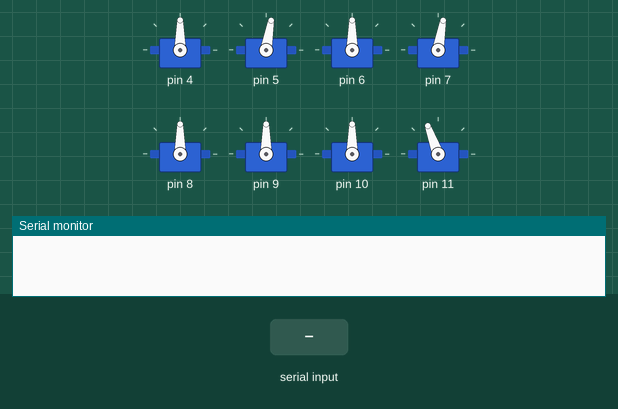
This sketch was run on a simulated Arduino Uno, built with avr-gcc and run on an emulated ATmega328P. Shown: 8 × servo, the last lines printed to the serial monitor. The inputs (shaded band) are chosen by the test bench.

Above: at 1.6 s.
1.7 s: "F" received over the second serial link
At 3.1 s:
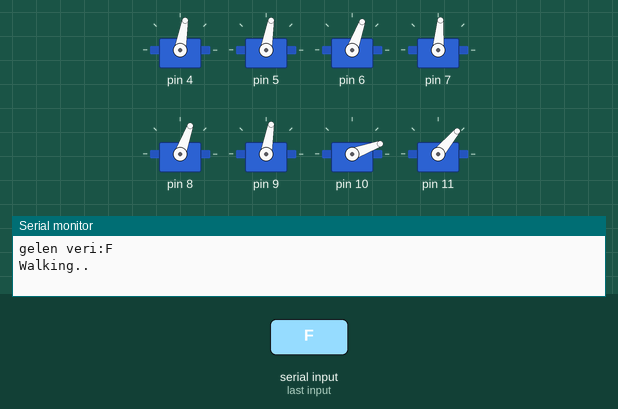
4.2 s: "L" received over the second serial link
At 5.4 s:
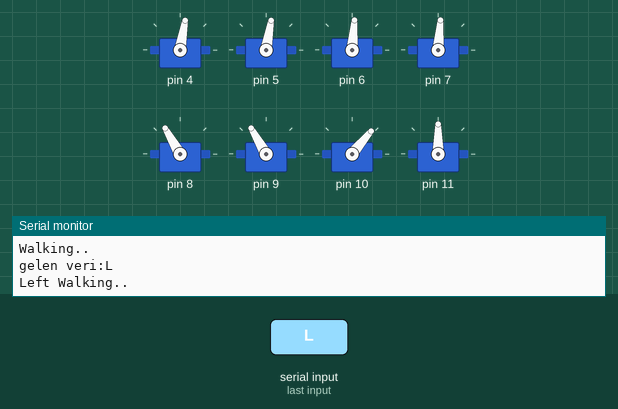
5.7 s: "R" received over the second serial link
At 6.6 s:
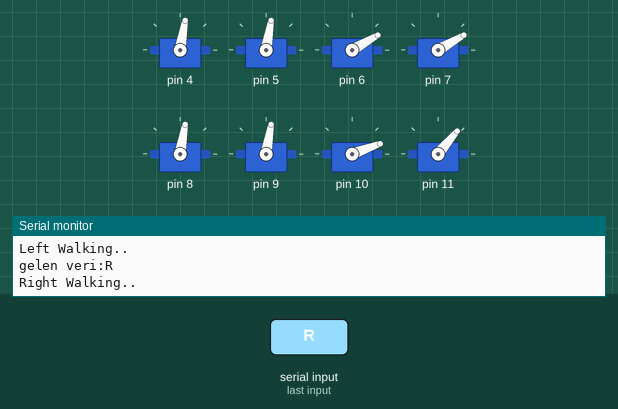
7.2 s: "U" received over the second serial link
At 7.7 s:
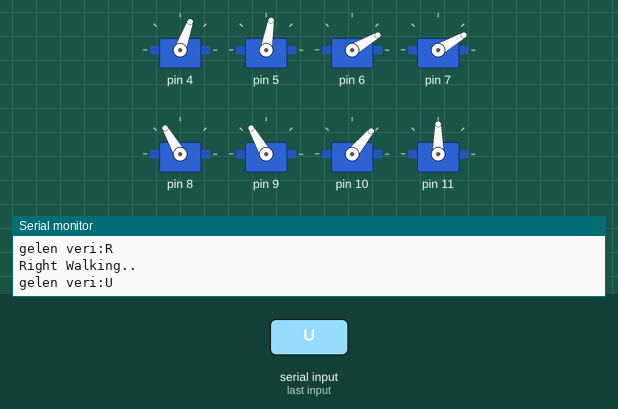
8.7 s: "D" received over the second serial link
At 9.9 s:
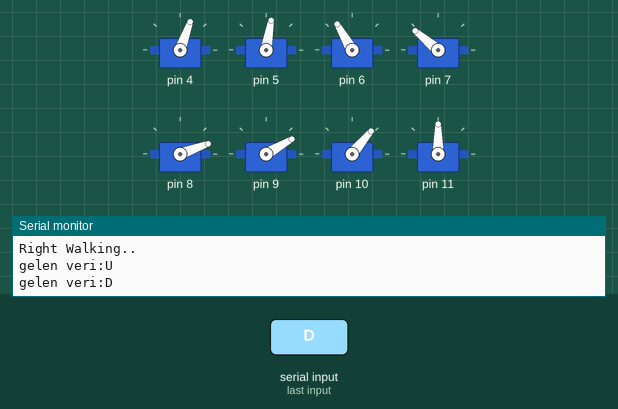
10.2 s: "F" received over the second serial link
At 10.32 s:
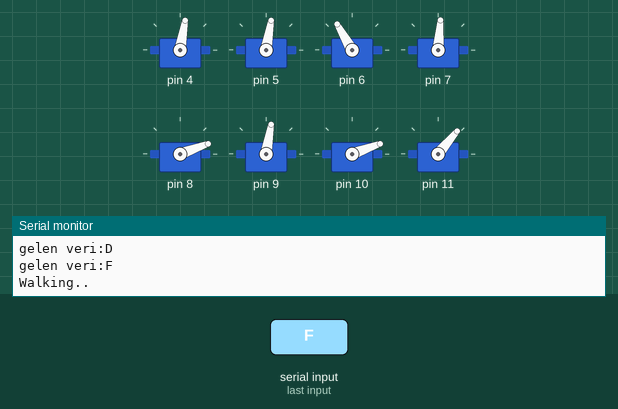
Timing chart, 0 to 12.9 s (numbered marks = the images above; inputs shaded):
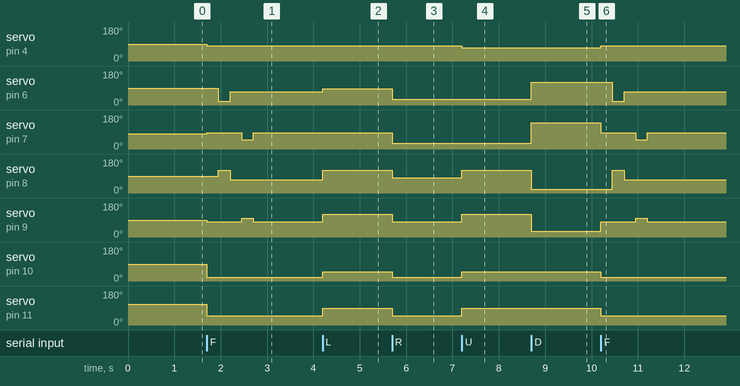

Measured:
- after the input at 1.7 s, servo on pin 4: 90° → 80° at once; servo on pin 6: 90° → 20° after 0.25 s, → 70° 0.25 s later; servo on pin 7: 80° → 85° at once, → 50° 0.75 s later, → 85° 0.25 s later; servo on pin 8: 90° → 120° after 0.25 s, → 70° 0.25 s later; servo on pin 9: 90° → 80° at once, → 100° 0.75 s later, → 80° 0.25 s later
- after the input at 4.2 s, servo on pin 6: 70° → 85° at once; servo on pin 8: 70° → 120° at once; servo on pin 9: 80° → 120° at once; servo on pin 10: 20° → 50° at once; servo on pin 11: 50° → 90° at once
- after the input at 5.7 s, servo on pin 6, servo on pin 7: 85° → 30° at once; servo on pin 8, servo on pin 9: 120° → 80° at once; servo on pin 10: 50° → 20° at once; servo on pin 11: 90° → 50° at once
- after the input at 7.2 s, servo on pin 4: 80° → 70° at once; servo on pin 8, servo on pin 9: 80° → 120° at once; servo on pin 10: 20° → 50° at once; servo on pin 11: 50° → 90° at once
- after the input at 8.7 s, servo on pin 6: 30° → 120° at once; servo on pin 7: 30° → 140° at once; servo on pin 8: 120° → 20° at once; servo on pin 9: 120° → 30° at once
- after the input at 10.2 s, servo on pin 4: 70° → 80° at once; servo on pin 6: 120° → 20° after 0.25 s, → 70° 0.25 s later; servo on pin 7: 140° → 85° at once, → 50° 0.75 s later, → 85° 0.25 s later; servo on pin 8: 20° → 120° after 0.25 s, → 70° 0.25 s later; servo on pin 9: 30° → 80° at once, → 100° 0.75 s later, → 80° 0.25 s later

The sketch:

main.ino
```cpp
#include <Servo.h>
#include <SoftwareSerial.h>

SoftwareSerial bt(12, 11); // RX,TX

Servo servos[8];
/*                 Front
   Servo0 - Servo2 |--| Servo4 - Servo6
   Servo1 - Servo3 |--| Servo5 - Servo7
*/
uint8_t pos[8];
uint8_t cpos[8];
int8_t s1 = -10;
int8_t s3 = -10;
int8_t s7 = +20;

uint8_t fullStep = 110;
uint8_t halfStep = 110;

uint8_t b_fullStep = 70;
uint8_t b_halfStep = 70;

long previousMillis = 0;
long interval = 1000;

void servoReset(int8_t i) {
  pos[i - 4] = 90;
  cpos[i - 4] = 90;
  if (i - 4 == 1) {
    pos[i - 4] += s1;
    cpos[i - 4] += s1;
  } else if (i - 4 == 7) {
    pos[i - 4] += s7;
    cpos[i - 4] += s7;
  } else if (i - 4 == 3) {
    pos[i - 4] += s3;
    cpos[i - 4] += s3;
  }
  servos[i - 4].write(pos[i - 4]);
  delay(50);
}

void setup() {
  Serial.begin(9600);
  bt.begin(9600);
  for (int8_t i = 4; i < 12; i++) {
    servos[i - 4].attach(i);
    servoReset(i);
  }
}


void r_walk(uint8_t v = 2000) {
  /*                 Front
        Servo0 - Servo2 |--| Servo4 - Servo6
        Servo1 - Servo3 |--| Servo5 - Servo7
  */
  Serial.println("Right Walking..");
  uint16_t wait = 4000 / v;
  servos[0].write(80);
  servos[1].write(80);
  servos[2].write(30);
  servos[3].write(30);
  servos[4].write(80);
  servos[5].write(80);
  servos[6].write(20);
  servos[7].write(50);

  /*
    servos[0].write(70);
    servos[1].write(80);
    servos[6].write(50);
    servos[7].write(90);

    servos[3].write(30);
    servos[5].write(120);
    servos[2].write(30);
    servos[4].write(120);

    for (uint8_t i = 30; i < 130; i++) {
    servos[0].write(i);
    servos[1].write(i - 10);
    delay(wait);
    }
  */
  /*
    servos[0].write(80);
    servos[7].write(80);
    servos[4].write(80);
    servos[5].write(80);

    servos[2].write(60);
    servos[6].write(20);
    servos[3].write(30 + 20);
    servos[1].write(80 - 20);

    for (uint8_t i = 80; i < 150; i++) {
    servos[1].write(180-i - 20);
    delay(wait);
    }
    for (uint8_t i = 30; i < 110; i++) {
    servos[3].write(180-i + 20);
    delay(wait);
    }

    for (uint8_t i = 150; i > 30; i--) {
    servos[1].write(180-i - 20);
    delay(wait / 2);
    }
    for (uint8_t i = 110; i > 30; i--) {
    servos[3].write(180-i + 20);
    delay(wait / 2);
    }
  */
}

void l_walk(uint8_t v = 2000) {
  /*                 Front
      Servo0 - Servo2 |--| Servo4 - Servo6
      Servo1 - Servo3 |--| Servo5 - Servo7
  */
  Serial.println("Left Walking..");
  uint16_t wait = 4000 / v;

  servos[0].write(80);
  servos[1].write(80);
  servos[2].write(85);
  servos[3].write(85);

  servos[6].write(50);
  servos[7].write(90);
  servos[5].write(120);
  servos[4].write(120);
  /*
    servos[0].write(80);
    servos[1].write(80);
    servos[2].write(80);
    servos[3].write(80);

    servos[4].write(80);
    servos[6].write(20);
    servos[5].write(30);
    servos[7].write(80);

    for (uint8_t i = 80; i < 150; i++) {
    servos[7].write(i);
    delay(wait);
    }
    for (uint8_t i = 30; i < 110; i++) {
    servos[5].write(i);
    delay(wait);
    }

    for (uint8_t i = 150; i > 30; i--) {
    servos[7].write(i);
    delay(wait / 2);
    }

    for (uint8_t i = 110; i > 30; i--) {
    servos[5].write(i);
    delay(wait / 2);
    }
  */
}


void walk(uint8_t v = 1000) {
  /*                 Front
    Servo0 - Servo2 |--| Servo4 - Servo6
    Servo1 - Servo3 |--| Servo5 - Servo7
  */
  Serial.println("Walking..");
  uint16_t wait = 10000 / v;
  servos[0].write(80);
  servos[6].write(20);
  servos[1].write(80);
  servos[3].write(85);
  servos[5].write(80);
  servos[7].write(50);
  delay(250);
  servos[2].write(20);
  servos[4].write(120);
  delay(250);
  servos[2].write(70);
  servos[4].write(70);
  delay(250);
  servos[3].write(50);
  servos[5].write(100);
  delay(250);
  servos[3].write(85);
  servos[5].write(80);
  /*
    for (uint8_t i = 80; i < 130; i++) {
    servos[4].write(i - 20);
    servos[6].write(i - 30);

    servos[3].write(180 - i + s3);
    servos[1].write(180 - i - s1-10);
    delay(wait);
    }
    for (uint8_t i = 130; i > 80; i--) {
    servos[4].write(i - 20);
    servos[6].write(i - 30);

    servos[3].write(180 - i + s3);
    servos[1].write(180 - i - s1-10);
    delay(wait);
    }
    //reverse
    for (uint8_t i = 80; i < 130; i++) {
    servos[0].write(180 - i);
    servos[2].write(180 - i - 20);

    servos[5].write(i - 20);
    servos[7].write(i - s7+20);
    delay(wait);
    }
    for (uint8_t i = 130; i > 80; i--) {
    servos[0].write(180 - i);
    servos[2].write(180 - i - 20);

    servos[5].write(i - 20);
    servos[7].write(i - s7+20);
    delay(wait);
    }
  */
}

void loop() {
  if (bt.available())
  {
    char data = bt.read();
    Serial.print("gelen veri:"); Serial.println(data);
    if (data == 'F') {
      walk();
    } else if (data == 'L') {
      l_walk();
    } else if (data == 'R') {
      r_walk();
    } else if (data == 'U') {
      servos[0].write(70);
      servos[1].write(80);
      servos[6].write(50);
      servos[7].write(90);

      servos[3].write(30);
      servos[5].write(120);
      servos[2].write(30);
      servos[4].write(120);
    } else if (data == 'D') {
      servos[0].write(70);
      servos[1].write(80);
      servos[6].write(50);
      servos[7].write(90);

      servos[3].write(140);
      servos[5].write(30);
      servos[2].write(120);
      servos[4].write(20);
    }
  }

}
```
